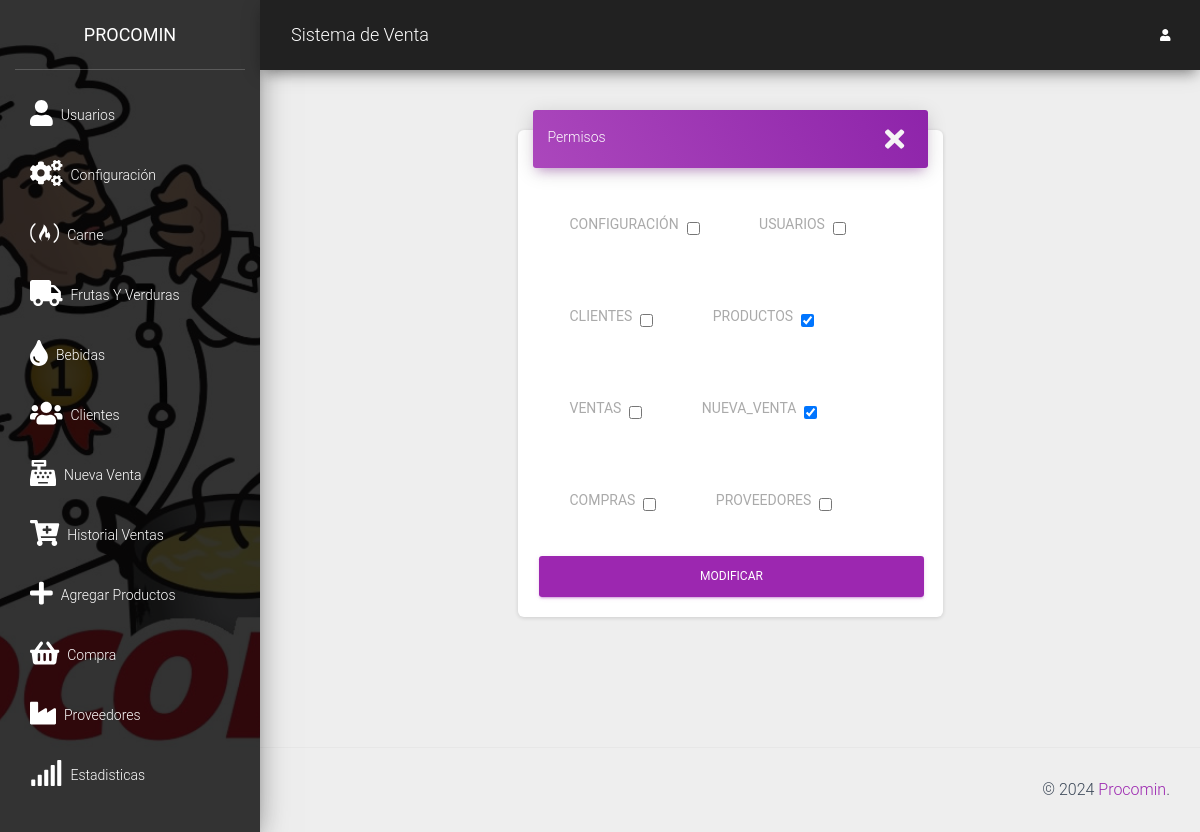
/src/rol.php?id=13 (signed in), run on the app's committed database.
### tables this page shows
CREATE TABLE `permisos` (
  `id` int(11) NOT NULL,
  `nombre` varchar(30) NOT NULL
);

### src/rol.php (the view, shortened to what this page needs)
<?php
require_once "../conexion.php";
$id = $_GET['id'];
$sqlpermisos = mysqli_query($conexion, "SELECT * FROM permisos");
$consulta = mysqli_query($conexion, "SELECT * FROM detalle_permisos WHERE id_usuario = $id");
$datos = array();
foreach ($consulta as $asignado) {
    $datos[$asignado['id_permiso']] = true;
}
include_once "includes/header.php";
?>
<div class="row">
    <div class="col-md-6 mx-auto">
        <div class="card shadow-lg">
            <div class="card-header card-header-primary">
                Permisos <a id="cerrar" href="usuarios.php"><i id="icon" class="fas fa-times mr-2 fa-2x"></i></a>
            </div>
            <div class="card-body">
                <form method="post" action="">
                    <?php while ($row = mysqli_fetch_assoc($sqlpermisos)) { ?>
                        <div class="form-check form-check-inline m-4">
                            <label for="permisos" class="p-2 text-uppercase"><?php echo $row['nombre']; ?></label>
                            <input id="permisos" type="checkbox" name="permisos[]" value="<?php echo $row['id']; ?>" <?php
                                                                                                                        if (isset($datos[$row['id']])) {
                                                                                                                            echo "checked";
                                                                                                                        }
                                                                                                                        ?>>
                        </div>
                    <?php } ?>
                    <br>
                    <button class="btn btn-primary btn-block" type="submit">Modificar</button>
                </form>
            </div>
        </div>
    </div>
</div>
<?php include_once "includes/footer.php"; ?>

### src/rol.php (style rules this page uses)
#icon { float: right; }
#cerrar { color: whitesmoke; }

### data on the page
permisos: nombre "CONFIGURACIÓN"
permisos: nombre "USUARIOS"
permisos: nombre "CLIENTES"
permisos: nombre "PRODUCTOS", id "☑"
permisos: nombre "VENTAS"
permisos: nombre "NUEVA_VENTA", id "☑"
permisos: nombre "COMPRAS"
permisos: nombre "PROVEEDORES"
